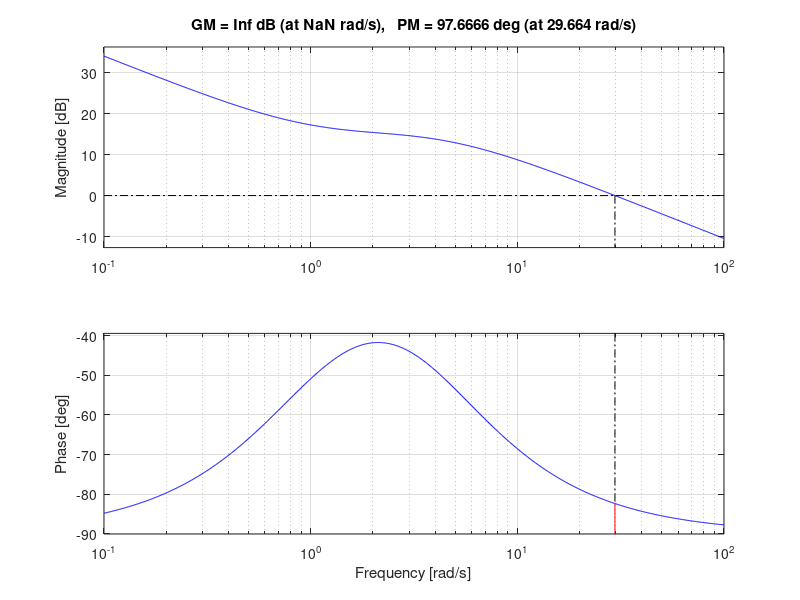

Write the MATLAB code that produced this figure.
%% Sanjidah Wahid: Section P
%% Computer Project #5

close all
clear all
clc 
s=tf('s');

HG = 30*(s+1)*(s+2)/(s*(s+3)*(s+4))
Gain_Poles_Zeros = zpk(HG)
[z,gain] = zero(HG)
[phase] = margin(HG)
[Gm,Pm] = margin(HG)
margin(HG)